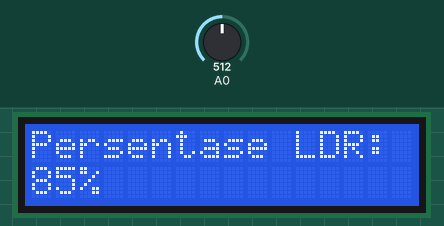
The sketch below on a simulated Arduino Uno, built with avr-gcc and run on an emulated ATmega328P. Parts: 16×2 character LCD. The test bench sets the inputs (shaded band); at power-on: A0 = 512. What the sketch prints to the serial monitor is not drawn.

Above: at 3.2 s.
3.3 s: A0 set to 716
At 4.4 s:
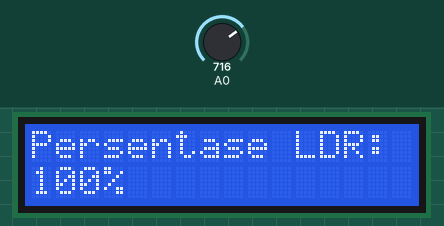
4.8 s: A0 set to 511
At 5.1 s:
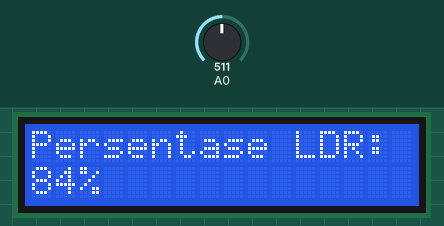
6.3 s: A0 set to 306
At 7.1 s:
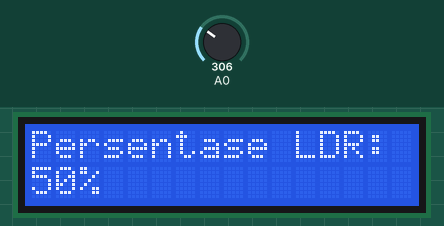
7.8 s: A0 set to 109
At 9.0 s:
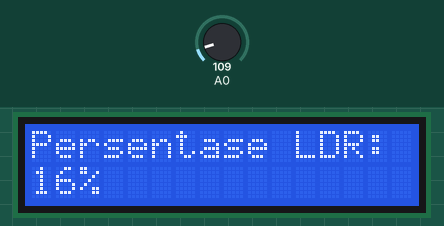
9.3 s: A0 set to 89
At 9.8 s:
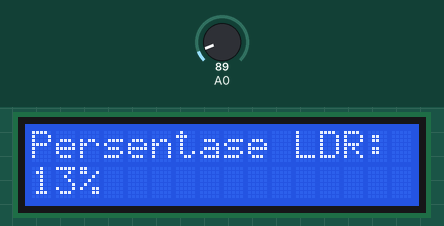
Timing chart, 0 to 11.8 s (numbered marks = the images above; inputs shaded):
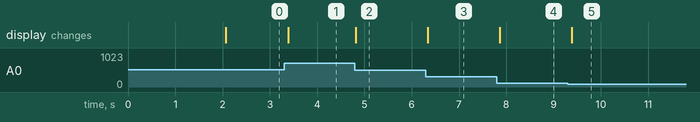

Measured:
- after the input at 3.3 s, the display: changes after 0.09 s (image 1)
- after the input at 4.8 s, the display: changes at once (image 2)
- after the input at 6.3 s, the display: changes at once (image 3)
- after the input at 7.8 s, the display: changes after 0.06 s (image 4)
- after the input at 9.3 s, the display: changes after 0.08 s (image 5)

The sketch:

lux_meter.ino
```cpp
#include <LiquidCrystal.h>

// Konfigurasi pin LCD
const int rs = 10, en = 9, d4 = 5, d5 = 6, d6 = 7, d7 = 8;
LiquidCrystal lcd(rs, en, d4, d5, d6, d7);

int ldrRaw;
int ldrPersen;

void setup() {
  Serial.begin(9600);

  // Inisialisasi LCD 16x2
  lcd.begin(16, 2);

  // Menampilkan layar pembuka
  lcd.setCursor(0, 0);
  lcd.print("Lux Meter");
  lcd.setCursor(0, 1);
  lcd.print("Prototype");

  delay(2000);
  lcd.clear();

  // Menyiapkan teks statis
  lcd.setCursor(0, 0);
  lcd.print("Persentase LDR:");
}

void loop() {
  // Membaca nilai analog dari LDR
  ldrRaw = analogRead(A0);

  // Menampilkan nilai mentah ke Serial Monitor
  Serial.print("Nilai Mentah LDR: ");
  Serial.println(ldrRaw);

  // Mengonversi nilai mentah menjadi persentase (0-100%)
  ldrPersen = map(ldrRaw, 12, 600, 0, 100);

  // Membatasi nilai persentase agar tidak di luar rentang 0-100
  ldrPersen = constrain(ldrPersen, 0, 100);

  // Menampilkan hasil pada LCD
  lcd.setCursor(0, 1);
  lcd.print(ldrPersen);
  lcd.print("%   "); // Spasi tambahan untuk menimpa karakter sisa jika angka turun dari 3 digit ke 2 digit

  delay(100); // Sedikit jeda untuk kestabilan pembacaan
}
```
